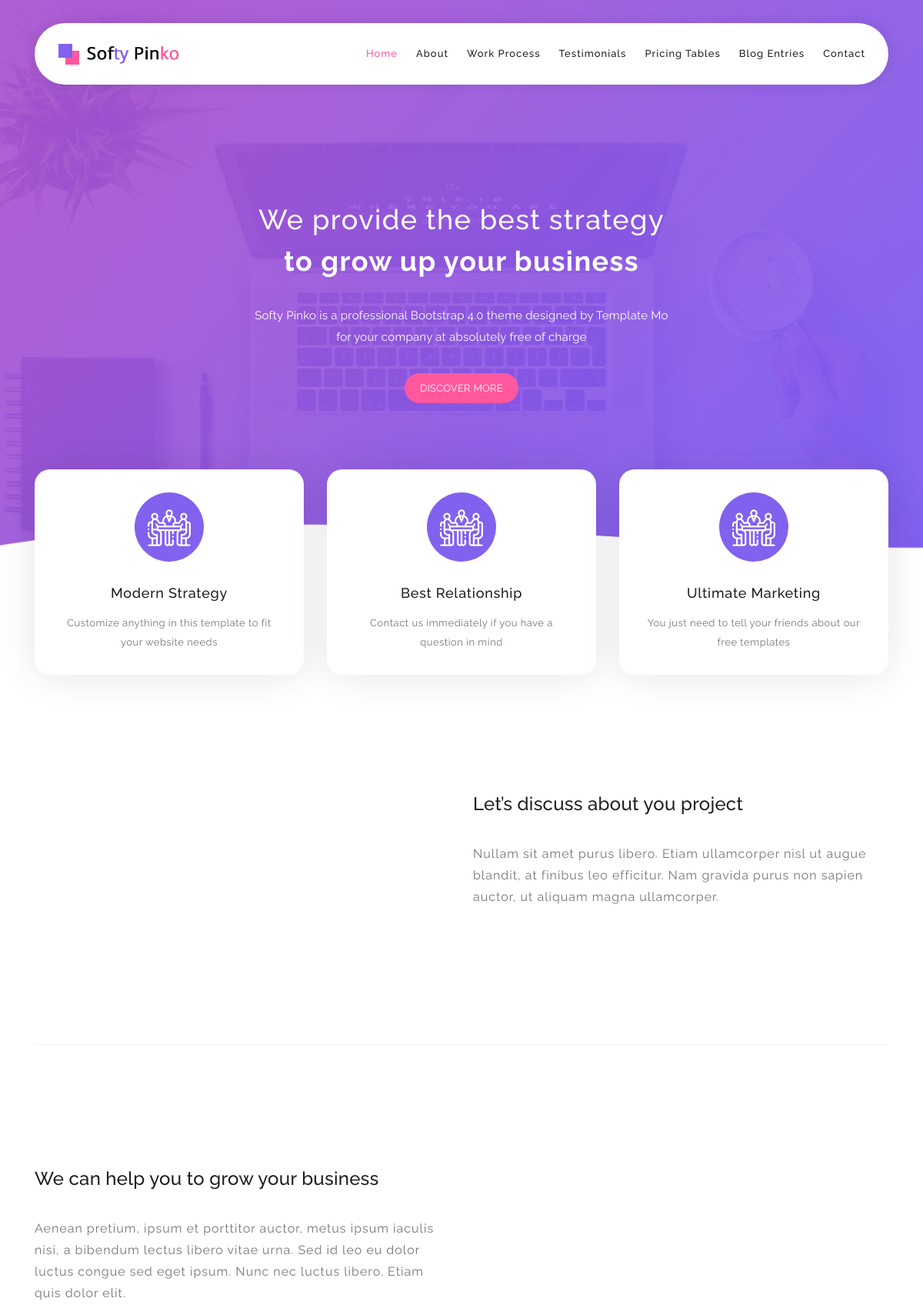
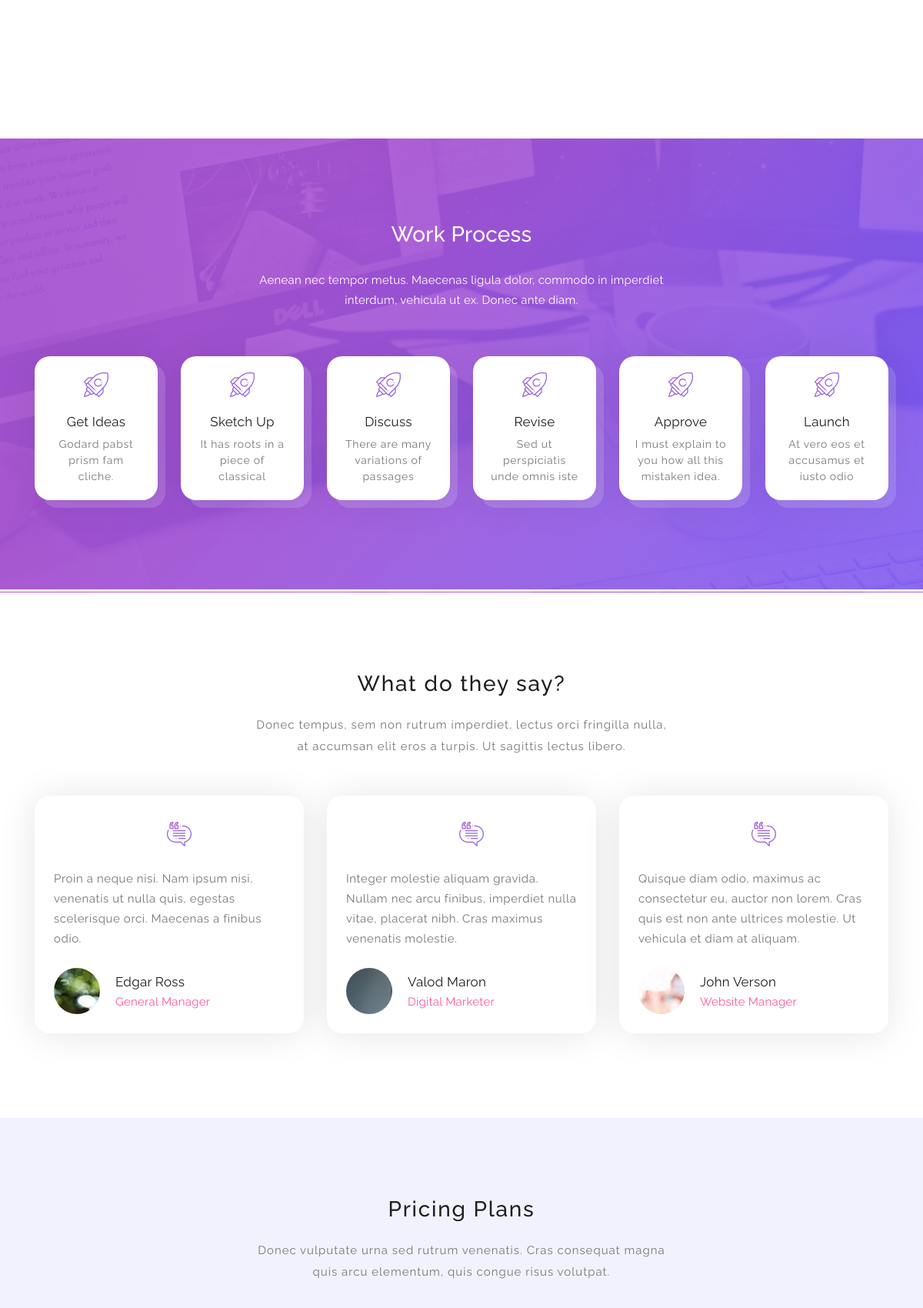
The page / (upper part) on the database its author committed (2 pictures, top to bottom).
### main/models.py (models this page shows, shortened)
class Header(models.Model):
    general_title = models.CharField('General Title', max_length=50)
    img = models.ImageField('Logo Image', upload_to='images')
    path1 = models.CharField('Path 1', max_length=50)
    path2 = models.CharField('Path 2', max_length=50)
    path3 = models.CharField('Path 3', max_length=50)
    path4 = models.CharField('Path 4', max_length=50)
    path5 = models.CharField('Path 5', max_length=50)
    path6 = models.CharField('Path 6', max_length=50)
    path7 = models.CharField('Path 7', max_length=50)
    class Meta:
        verbose_name = 'Header'
        verbose_name_plural = 'Header'

class Home(models.Model):
    img = models.ImageField('Image', upload_to='images')
    title = models.CharField('Title', max_length=80)
    bold_word1 = models.CharField('Bold Part', max_length=30)
    subtitle = models.TextField('SubTitle')
    btn_name = models.CharField('Button Name', max_length=50)
    class Meta:
        verbose_name = 'Home'
        verbose_name_plural = 'Home'

class HomeContent(models.Model):
    img = models.ImageField('Image', upload_to='images')
    title = models.CharField('Title', max_length=50)
    subtitle = models.CharField('Subtitle', max_length=80)

class About(models.Model):
    img1 = models.ImageField('Image 1', upload_to='images')
    title1 = models.CharField('Title 1', max_length=80)
    text1 = models.TextField('Text 1')
    img2 = models.ImageField('Image 2', upload_to='images')
    title2 = models.CharField('Title 2', max_length=80)
    text2 = models.TextField('Text 2')
    class Meta:
        verbose_name = 'About'
        verbose_name_plural = 'About'

class WorkProces(models.Model):
    img = models.ImageField('Image', upload_to='images')
    title = models.CharField('Title', max_length=60)
    text = models.TextField('Text')

class WorkProcessContent(models.Model):
    img = models.ImageField('Image', upload_to='images')
    title = models.CharField('Title', max_length=50)
    subtitle = models.CharField('Subtitle', max_length=100)

class Testimonial(models.Model):
    title = models.CharField('Title', max_length=80)
    text = models.TextField('Text')

class TestimonialContent(models.Model):
    img1 = models.ImageField('Image 1', upload_to='images')
    text = models.TextField('Text')
    img2 = models.ImageField('Image 2', upload_to='images')
    name = models.CharField('Name', max_length=60)
    profession = models.CharField('Profession', max_length=80)

class PricingPlan(models.Model):
    title = models.CharField('Title', max_length=80)
    text = models.TextField('Text')
    img = models.ImageField('Image', upload_to='images')
    btn_name = models.CharField('Button Name', max_length=40)

### main/views.py (the view)
# urls.py: path('', views.index, name='index')
def index(request):
    if request.method == 'POST':
        form = ContactModelForm(request.POST)
        if form.is_valid():
            ContactPost.objects.create(**form.cleaned_data)
            return redirect('index')
    else:
        form = ContactModelForm()
    header = Header.objects.all()[0]
    home = Home.objects.all()[0]
    home_content = HomeContent.objects.all()
    about = About.objects.all()[0]
    work_process = WorkProces.objects.all()[0]
    work_process_content = WorkProcessContent.objects.all()
    testimonial = Testimonial.objects.all()[0]
    testimonial_content = TestimonialContent.objects.all()
    pricing_plan = PricingPlan.objects.all()[0]
    pricing_plan_offer = PricingPlanOffer.objects.all()
    pricing_plan_content = PricingPlanContent.objects.all()
    blog_entries = BlogEntries.objects.all()[0]
    blog_entries_content = BlogEntriesContent.objects.all()
    contact_get = ContactGet.objects.all()[0]
    footer = Footer.objects.all()[0]
    return render(request, 'index.html', context={
        'header':header,
        'home':home,
        'home_content':home_content,
        'about':about,
        'work_process':work_process,
        'work_process_content':work_process_content,
        'testimonial':testimonial,
        'testimonial_content':testimonial_content,
        'pricing_plan':pricing_plan,
        'pricing_plan_offer':pricing_plan_offer,
        'pricing_plan_content':pricing_plan_content,
        'blog_entries':blog_entries,
        'blog_entries_content':blog_entries_content,
        'contact_get':contact_get,
        'footer':footer,
    })

### main/templates/index.html (shortened to what this page needs)
{% load static %}
<!DOCTYPE html>
<html lang="en">
  <head>
    <link rel="stylesheet" type="text/css" href="{% static 'assets/css/bootstrap.min.css' %}">
    <link rel="stylesheet" type="text/css" href="{% static 'assets/css/font-awesome.css' %}">
    <link rel="stylesheet" href="{% static 'assets/css/templatemo-softy-pinko.css' %}">
    </head>
    <body>
    <header class="header-area header-sticky">
        <div class="container">
            <div class="row">
                <div class="col-12">
                    <nav class="main-nav">
                        <a href="#" class="logo">
                            <img src="{{ header.img.url }}" alt="Softy Pinko"/>
                        </a>
                        <ul class="nav">
                            <li><a href="#welcome" class="active">{{ header.path1 }}</a></li>
                            <li><a href="#features">{{ header.path2 }}</a></li>
                            <li><a href="#work-process">{{ header.path3 }}</a></li>
                            <li><a href="#testimonials">{{ header.path4 }}</a></li>
                            <li><a href="#pricing-plans">{{ header.path5 }}</a></li>
                            <li><a href="#blog">{{ header.path6 }}</a></li>
                            <li><a href="#contact-us">{{ header.path7 }}</a></li>
                        </ul>
                    </nav>
                </div>
            </div>
        </div>
    </header>
    <div style="background-image: url({{ home.img.url }});" class="welcome-area" id="welcome">
        <div class="header-text">
            <div class="container">
                <div class="row">
                    <div class="offset-xl-3 col-xl-6 offset-lg-2 col-lg-8 col-md-12 col-sm-12">
                        <h1>{{ home.title }}<br><strong>{{ home.bold_word1 }}</strong></h1>
                        <p>{{ home.subtitle }}</p>
                        <a href="#features" class="main-button-slider">{{ home.btn_name }}</a>
                    </div>
                </div>
            </div>
        </div>
    </div>
    <section class="section home-feature">
        <div class="container">
            <div class="row">
                <div class="col-lg-12">
                    <div class="row">
                        {% for i in home_content %}
                            <div class="col-lg-4 col-md-6 col-sm-6 col-12" data-scroll-reveal="enter bottom move 50px over 0.6s after 0.2s">
                                <div class="features-small-item">
                                    <div class="icon">
                                        <i><img src="{{ i.img.url }}" alt=""></i>
                                    </div>
                                    <h5 class="features-title">{{ i.title }}</h5>
                                    <p>{{ i.subtitle }}</p>
                                </div>
                            </div>
                        {% endfor %}
                    </div>
                </div>
            </div>
        </div>
    </section>
    <section class="section padding-top-70 padding-bottom-0" id="features">
        <div class="container">
            <div class="row">
                <div class="col-lg-1"></div>
                <div class="col-lg-6 col-md-12 col-sm-12 align-self-center mobile-top-fix">
                    <div class="left-heading">
                        <h2 class="section-title">{{ about.title1 }}</h2>
                    </div>
                    <div class="left-text">
                        <p>{{ about.text1 }}</p>
                    </div>
                </div>
            </div>
            <div class="row">
                <div class="col-lg-12">
                    <div class="hr"></div>
                </div>
            </div>
        </div>
    </section>
    <section class="section padding-bottom-100">
        <div class="container">
            <div class="row">
                <div class="col-lg-6 col-md-12 col-sm-12 align-self-center mobile-bottom-fix">
                    <div class="left-heading">
                        <h2 class="section-title">{{ about.title2 }}</h2>
                    </div>
                    <div class="left-text">
                        <p>{{ about.text2 }}</p>
                    </div>
                </div>
                <div class="col-lg-1"></div>
            </div>
        </div>
    </section>
    <section style="background-image: url({{ work_process.img.url }});" class="mini" id="work-process">
        <div class="mini-content">
            <div class="container">
                <div class="row">
                    <div class="offset-lg-3 col-lg-6">
                        <div class="info">
                            <h1>{{ work_process.title }}</h1>
                            <p>{{ work_process.text }}</p>
                        </div>
                    </div>
                </div>
                <div class="row">
                    {% for i in work_process_content %}
                        <div class="col-lg-2 col-md-3 col-sm-6 col-6">
                            <a href="#" class="mini-box">
                                <i><img src="{{ i.img.url }}" alt=""></i>
                                <strong>{{ i.title }}</strong>
                                <span>{{ i.subtitle }}</span>
                            </a>
                        </div>
                    {% endfor %}
                </div>
            </div>
        </div>
    </section>
    <section class="section" id="testimonials">
        <div class="container">
            <div class="row">
                <div class="col-lg-12">
                    <div class="center-heading">
                        <h2 class="section-title">{{ testimonial.title }}</h2>
                    </div>
                </div>
                <div class="offset-lg-3 col-lg-6">
                    <div class="center-text">
                        <p>{{ testimonial.text }}</p>
                    </div>
                </div>
            </div>
            <div class="row">
                {% for i in testimonial_content %}
                    <div class="col-lg-4 col-md-6 col-sm-12">
                        <div class="team-item">
                            <div class="team-content">
                                <i><img src="{{ i.img1.url }}" alt=""></i>
                                <p>{{ i.text }}</p>
                                <div class="user-image">
                                    <img src="{{ i.img2.url }}" alt="">
                                </div>
                                <div class="team-info">
                                    <h3 class="user-name">{{ i.name }}</h3>
                                    <span>{{ i.profession }}</span>
                                </div>
                            </div>
                        </div>
                    </div>
                {% endfor %}
            </div>
        </div>
    </section>
    <section class="section colored" id="pricing-plans">
        <div class="container">
            <div class="row">
                <div class="col-lg-12">
                    <div class="center-heading">
                        <h2 class="section-title">{{ pricing_plan.title }}</h2>
                    </div>
                </div>
                <div class="offset-lg-3 col-lg-6">
                    <div class="center-text">
                        <p>{{ pricing_plan.text }}</p>
                    </div>
                </div>
            </div>
        </div>
    </section>
  </body>
</html>

### rows shown on the page
Header: img (picture), path1 "Home", path2 "About", path3 "Work Process", path4 "Testimonials", path5 "Pricing Tables", path6 "Blog Entries", path7 "Contact"
Home: img (picture), title "We provide the best strategy", bold_word1 "to grow up your business", subtitle "Softy Pinko is a professional Bootstrap 4.0 theme designed by Template Mo for your company at absolutely free of charge", btn_name "DISCOVER MORE"
HomeContent: img (picture), title "Modern Strategy", subtitle "Customize anything in this template to fit your website needs"
HomeContent: img (picture), title "Best Relationship", subtitle "Contact us immediately if you have a question in mind"
HomeContent: img (picture), title "Ultimate Marketing", subtitle "You just need to tell your friends about our free templates"
About: title1 "Let’s discuss about you project", text1 "Nullam sit amet purus libero. Etiam ullamcorper nisl ut augue blandit, at finibus leo efficitur. Nam gravida purus non sapien auctor, ut aliquam magna ullamcorper.", title2 "We can help you to grow your business", text2 "Aenean pretium, ipsum et porttitor auctor, metus ipsum iaculis nisi, a bibendum lectus libero vitae urna. Sed id leo eu dolor luctus congue sed eget ipsum. Nunc nec luctus libero. Etiam quis dolor elit."
WorkProces: img (picture), title "Work Process", text "Aenean nec tempor metus. Maecenas ligula dolor, commodo in imperdiet interdum, vehicula ut ex. Donec ante diam."
WorkProcessContent: img (picture), title "Get Ideas", subtitle "Godard pabst prism fam cliche."
WorkProcessContent: img (picture), title "Sketch Up", subtitle "It has roots in a piece of classical"
WorkProcessContent: img (picture), title "Discuss", subtitle "There are many variations of passages"
WorkProcessContent: img (picture), title "Revise", subtitle "Sed ut perspiciatis unde omnis iste"
WorkProcessContent: img (picture), title "Approve", subtitle "I must explain to you how all this mistaken idea."
WorkProcessContent: img (picture), title "Launch", subtitle "At vero eos et accusamus et iusto odio"
Testimonial: title "What do they say?", text "Donec tempus, sem non rutrum imperdiet, lectus orci fringilla nulla, at accumsan elit eros a turpis. Ut sagittis lectus libero."
TestimonialContent: img1 (picture), text "Proin a neque nisi. Nam ipsum nisi, venenatis ut nulla quis, egestas scelerisque orci. Maecenas a finibus odio.", img2 (picture), name "Edgar Ross", profession "General Manager"
TestimonialContent: img1 (picture), text "Integer molestie aliquam gravida. Nullam nec arcu finibus, imperdiet nulla vitae, placerat nibh. Cras maximus venenatis molestie.", img2 (picture), name "Valod Maron", profession "Digital Marketer"
TestimonialContent: img1 (picture), text "Quisque diam odio, maximus ac consectetur eu, auctor non lorem. Cras quis est non ante ultrices molestie. Ut vehicula et diam at aliquam.", img2 (picture), name "John Verson", profession "Website Manager"
PricingPlan: title "Pricing Plans", text "Donec vulputate urna sed rutrum venenatis. Cras consequat magna quis arcu elementum, quis congue risus volutpat."
